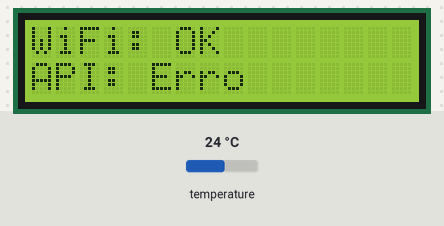
The sketch below on a simulated ESP32. On the bench: 16×2 character LCD. The test bench sets the inputs (shaded band); at power-on: temperature 24 °C. WiFi joins after 1.5 s; servers stay silent unless stated; uploads are accepted with an empty reply; the local clock reads 2024-03-15 10:24:30 at power-on unless the sketch sets it; random numbers use the default seed unless the sketch sets one; what the sketch prints to the serial monitor is not drawn.

Above: at 5.2 s.
At 18.3 s:
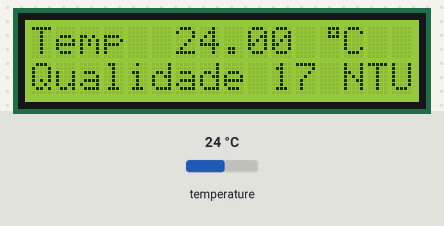
18.4 s: temperature set to 12 °C
At 23.2 s:
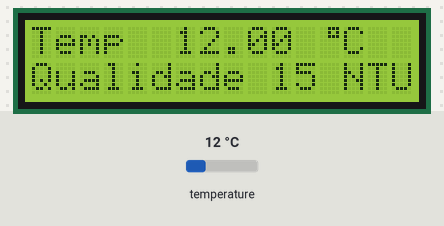
31.2 s: temperature set to 19 °C
At 39.4 s:
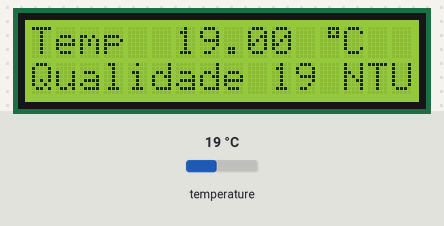
44.0 s: temperature set to 28 °C
At 54.5 s:
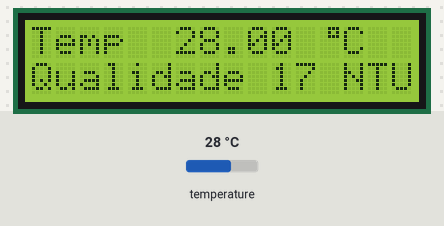
Timing chart, 0 to 56.0 s (numbered marks = the images above; inputs shaded):
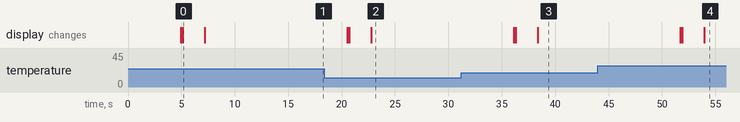

The sketch:

codigoESP32_random.ino
```cpp
#include <HTTPClient.h>
#include <WiFi.h>
#include <OneWire.h>
#include <DallasTemperature.h>
#include <Wire.h>
#include <hd44780.h>
#include <hd44780ioClass/hd44780_I2Cexp.h>
#include <time.h>
#include "sys/time.h"


// Define o caractere especial (símbolo de grau)
byte degreeSymbol[8] = {
  B00111,
  B00101,
  B00111,
  B00000,
  B00000,
  B00000,
  B00000,
};

// Dados Wi-Fi
const char* ssid = "S23FE";
const char* password = "55555555";

float temperatura;
int qualidade_agua;

// Configuração do sensor de temperatura
const int oneWireBus = 4;
OneWire oneWire(oneWireBus);
DallasTemperature sensors(&oneWire);

// Dados da API PHP
const char* api_url = "http://192.168.1.10/Neptune/SisNeptuneTCC/Backend/API/api.php";

// LCD
hd44780_I2Cexp lcd; // Instanciação do objeto lcd

// Define o fuso horário para São Paulo
const char* timezone = "BRT3BRST,M10.3.0/0,M2.3.0/0";

void setup() {
  Serial.begin(115200);
  sensors.begin();

  // Inicialização do LCD
  lcd.begin(16, 2);

  // Cria o caractere especial na posição 0 da CGRAM
  lcd.createChar(0, degreeSymbol);

  conectarWiFi();

    // Configura o fuso horário
    configTime(-3 * 3600, 0, "pool.ntp.org", "time.nist.gov");
    setenv("TZ", timezone, 1); // Define a variável de ambiente TZ
    tzset(); // Atualiza o fuso horário
}

void loop() {
  // Obtém temperatura
  sensors.requestTemperatures();
  temperatura = obterTemperatura();
  qualidade_agua = random(15, 20);
  float evaporacao = random(20,60);
  evaporacao = evaporacao/100;
  Serial.println(evaporacao);

  sendDataToAPI(1, temperatura, 16);
  sendDataToAPI(2, qualidade_agua, 16);
  sendDataToAPI(3, evaporacao, 16);

  evaporacao = random(20,60);
  evaporacao = evaporacao/100;
  qualidade_agua = random(15, 20);
  sendDataToAPI(1, temperatura, 17);
  sendDataToAPI(2, qualidade_agua, 17);
  sendDataToAPI(3, evaporacao, 17);

  evaporacao = random(20,60);
  evaporacao = evaporacao/100;
  qualidade_agua = random(15, 20);
  sendDataToAPI(1, temperatura, 23);
  sendDataToAPI(2, qualidade_agua, 23);
  sendDataToAPI(3, evaporacao, 23);


  exibirStatus();

  delay(10000);
}

void conectarWiFi() {
  WiFi.begin(ssid, password);
  while (WiFi.status() != WL_CONNECTED) {
    delay(500);
    Serial.print(".");
  }
  Serial.println("Conectado ao WiFi");
}

float obterTemperatura() {
  sensors.requestTemperatures();
  return sensors.getTempCByIndex(0);
}

String obterHoraString() {
  struct tm timeinfo;
  if (!getLocalTime(&timeinfo)) {
    Serial.println("Falha ao obter a hora");
    return "0000-00-00 00:00:00";
  }
  char timeString[25];
  strftime(timeString, sizeof(timeString), "%Y-%m-%d %H:%M:%S", &timeinfo);
  return String(timeString);
}

void exibirStatus() {
  if (WiFi.status() == WL_CONNECTED) {
    lcd.setCursor(0, 0);
    lcd.print("WiFi: OK");
    Serial.println("WiFi: Conectado");
  } else {
    lcd.setCursor(0, 0);
    lcd.print("WiFi: Erro");
    Serial.println("WiFi: Erro");
  }

  HTTPClient http;
  http.begin(api_url);
  int httpResponseCode = http.GET();
  if (httpResponseCode == 200) {
    lcd.setCursor(0, 1);
    lcd.print("API: OK");
    Serial.println("API: OK");
  } else {
    lcd.setCursor(0, 1);
    lcd.print("API: Erro");
    Serial.println("API: Erro");
  }
  http.end();

  delay(2000);
  lcd.clear();

  lcd.setCursor(0, 0);
  lcd.print("Temp ");
  lcd.setCursor(6, 0);
  lcd.print(temperatura);
  lcd.setCursor(12, 0);
  lcd.write(byte(0)); // Exibe o símbolo de grau
  lcd.print("C");
  Serial.print("Temperatura: ");
  Serial.print(temperatura);
  Serial.println(" ºC");

  lcd.setCursor(0, 1);
  lcd.print("Qualidade ");
  lcd.setCursor(10, 1);
  lcd.print(qualidade_agua);
  lcd.setCursor(13, 1);
  lcd.print("NTU");
  Serial.print("Qualidade da água: ");
  Serial.print(qualidade_agua);
  Serial.println(" NTU");

}


void sendDataToAPI(int tipo_sensor_id, float value, int tanque_id) {
  HTTPClient http;
  http.begin(api_url);
  http.addHeader("Content-Type", "application/x-www-form-urlencoded");
  String postData = "tipo_sensor_id=" + String(tipo_sensor_id) + "&valor=" + String(value) + "&data_leitura=" + obterHoraString() + "&tanque_id=" + String(tanque_id);
    Serial.println(postData);
  int httpResponseCode = http.POST(postData);
  if (httpResponseCode > 0) {
    Serial.print("Resposta da API: ");
    String payload = http.getString();
    Serial.println(payload);
  } else {
    Serial.print("Erro ao enviar dados para a API. Código de resposta: ");
    Serial.println(httpResponseCode);
  }
  http.end();
}
```

Measured:
- what the display in image 0 shows lasts 2.1 s, from 5.1 s to 7.2 s
